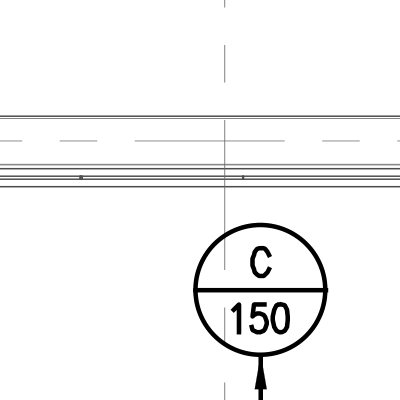
#> input picture implementation/backend/tests/fixtures/v4/cache/air_terminal.png, 400 x 400 px
$ python -i quality.py   (imports and definitions only)   (older library calls are emulated)
#> lines starting #> are read from the running program, lines starting #| are printed output that depends on the picture; after the words box and inside, x2 and y2 are one past the last pixel; in counts of white or black regions, pixels touching at a corner belong together
"""Image-quality CV utilities for stage 2 (SOLUTION-DESIGN §4 row 2).

Three independent measurements: blur (Laplacian variance), skew
(projection-profile sweep), and a sample-region OCR confidence number that
stage 2 sources from the OCRExtractor seam, not from here.
"""

from __future__ import annotations

import cv2
import numpy as np
from PIL.Image import Image


def laplacian_variance(image: Image) -> float:
    """Higher = sharper. Threshold tuning lives in the caller."""
    gray = cv2.cvtColor(np.asarray(image), cv2.COLOR_RGB2GRAY)
    return float(cv2.Laplacian(gray, cv2.CV_64F).var())


def estimate_skew_degrees(image: Image, search_range: int = 5) -> float:
    """Angle (degrees) that maximizes horizontal-projection variance.

    Engineering drawings are dominated by axis-aligned line work; when they
    are skewed, projecting along rows produces lower variance than at the
    correcting angle. Sweep ±search_range and pick the best.

    Image is downsampled to 1000 px on the long edge before the sweep —
    a full-res sweep on an 8000×8000 raster is wasteful for an angle estimate.
    """
    gray = cv2.cvtColor(np.asarray(image), cv2.COLOR_RGB2GRAY)
    gray = _downsample_for_sweep(gray, max_long_edge=1000)

    # Threshold to binary; text + line-work become foreground.
    _, binary = cv2.threshold(
        gray, 0, 255, cv2.THRESH_BINARY_INV | cv2.THRESH_OTSU
    )

    best_angle = 0.0
    best_variance = -1.0
    for angle in np.arange(-search_range, search_range + 0.5, 0.5):
        rotated = _rotate(binary, float(angle))
        projection = rotated.sum(axis=1, dtype=np.float64)
        variance = float(projection.var())
        if variance > best_variance:
            best_variance = variance
            best_angle = float(angle)

    return best_angle


# ── Helpers ──────────────────────────────────────────────────────────────────


def _downsample_for_sweep(gray: np.ndarray, max_long_edge: int) -> np.ndarray:
    h, w = gray.shape[:2]
    long_edge = max(h, w)
    if long_edge <= max_long_edge:
        return gray
    scale = max_long_edge / long_edge
    return cv2.resize(gray, (int(w * scale), int(h * scale)))


def _rotate(image: np.ndarray, angle: float) -> np.ndarray:
    h, w = image.shape[:2]
    center = (w / 2, h / 2)
    matrix = cv2.getRotationMatrix2D(center, angle, scale=1.0)
    return cv2.warpAffine(
        image,
        matrix,
        (w, h),
        flags=cv2.INTER_LINEAR,
        borderMode=cv2.BORDER_CONSTANT,
        borderValue=0,
    )

>>> import cv2
>>> picture = cv2.cvtColor(cv2.imread('../../tests/fixtures/v4/cache/air_terminal.png'), cv2.COLOR_BGR2RGB)
#> picture is the input picture: shape (400, 400, 3); min 0, max 255, mean 244.5
>>> result = estimate_skew_degrees(picture)
#> in estimate_skew_degrees, `_, binary = cv2.threshold( gray, 0, 255, cv2.THRESH_BINARY_INV | cv2.T..`:
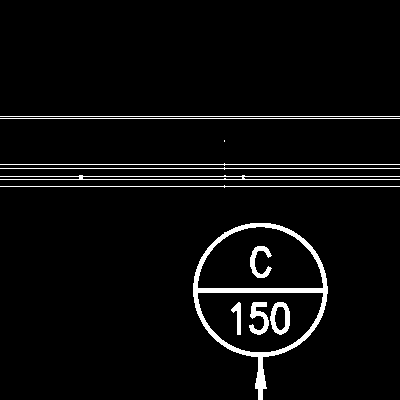
#> binary: shape (400, 400); 4.2% white; 12 white regions (1 under 20 px), largest, box (x1, y1, x2, y2) and area: (193, 223, 328, 400) 2834, (0, 175, 400, 180) 824, (0, 163, 400, 166) 402
#> the loop in estimate_skew_degrees, `for angle in np.arange(-search_range, search_range + 0.5, 0.5):` made 21 passes
#> (variance, best_variance) on passes 1 to 11: (19481678, 19481678), (21195826.1, 21195826.1), (23152561.2, 23152561.2), (25338766.4, 25338766.4), (27836226.1, 27836226.1), (30714089.2, 30714089.2), (34115855.3, 34115855.3), (38194995.9, 38194995.9), (46306408.4, 46306408.4), (64013323.4, 64013323.4), (192241204, 192241204)
#> variance on passes 12 to 17: 64058237.5, 46275108.7, 38113380.3, 33997092.1, 30531044.8, 27624849.5
#> pass 1, in estimate_skew_degrees, `rotated = _rotate(binary, float(angle))`:
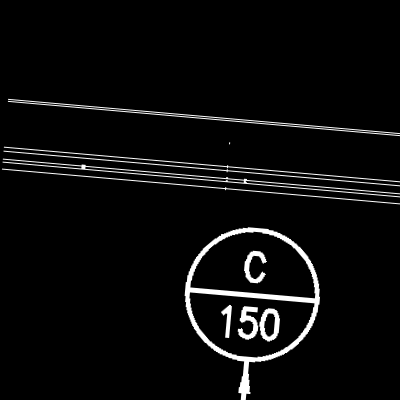
#> rotated: shape (400, 400); min 0, max 255, mean 10.8
#> pass 2, in estimate_skew_degrees, `rotated = _rotate(binary, float(angle))`:
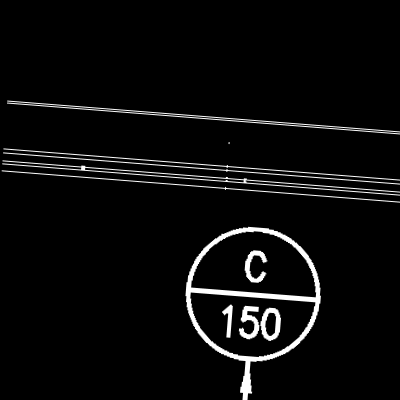
#> rotated: shape (400, 400); min 0, max 255, mean 10.8
#> pass 3, in estimate_skew_degrees, `rotated = _rotate(binary, float(angle))`:
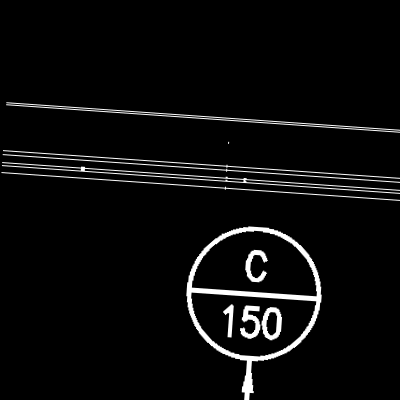
#> rotated: shape (400, 400); min 0, max 255, mean 10.8
#> after the loop in estimate_skew_degrees, `for angle in np.arange(-search_range, search_range + 0.5, 0.5):`: best_angle = 0; best_variance = 192241204
#> result = 0

$ run again, on implementation/backend/tests/fixtures/v4/cache/connector_transition.png
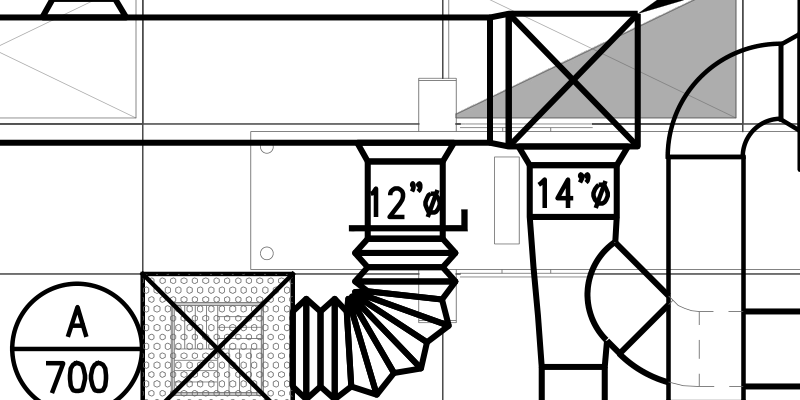
#> input picture implementation/backend/tests/fixtures/v4/cache/connector_transition.png, 800 x 400 px
#> picture is the input picture: shape (400, 800, 3); min 0, max 255, mean 211
#> in estimate_skew_degrees, `_, binary = cv2.threshold( gray, 0, 255, cv2.THRESH_BINARY_INV | cv2.T..`:
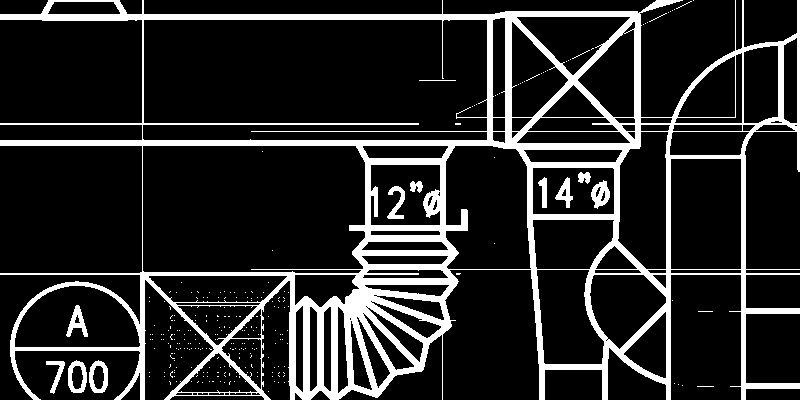
#> binary: shape (400, 800); 15.8% white; 259 white regions (247 under 20 px), largest, box (x1, y1, x2, y2) and area: (0, 0, 800, 400) 47612, (591, 180, 610, 209) 324, (68, 360, 87, 393) 324
#> the loop in estimate_skew_degrees, `for angle in np.arange(-search_range, search_range + 0.5, 0.5):` made 21 passes
#> (variance, best_variance) on passes 1 to 8: (160985415.1, 160985415.1), (170158020.3, 170158020.3), (180427215.7, 180427215.7), (195477483.9, 195477483.9), (213992627.7, 213992627.7), (225782167.1, 225782167.1), (267490921.4, 267490921.4), (333309198.8, 333309198.8)
#> pass 3, in estimate_skew_degrees, `rotated = _rotate(binary, float(angle))`:
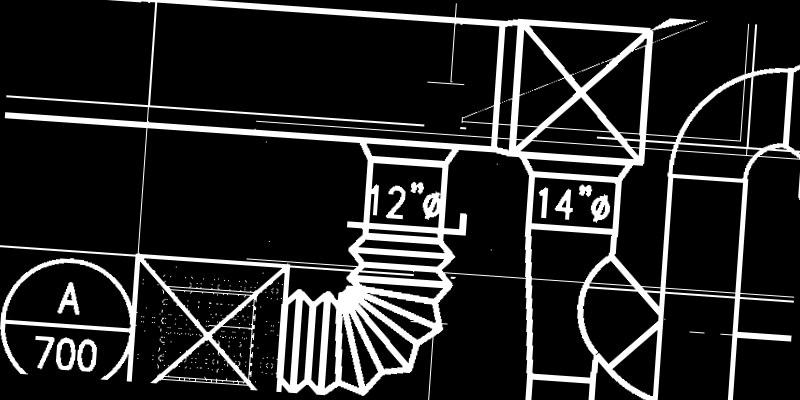
#> rotated: shape (400, 800); min 0, max 255, mean 38.2
#> after the loop in estimate_skew_degrees, `for angle in np.arange(-search_range, search_range + 0.5, 0.5):`: best_angle = 0; best_variance = 895726202.6
#> result = 0

$ run again, on implementation/backend/tests/fixtures/v4/cache/dashed_crossing.png
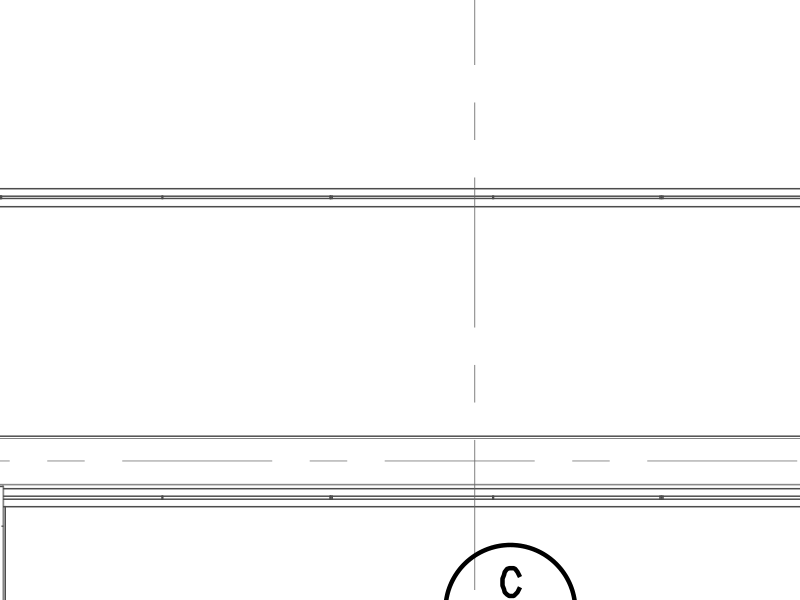
#> input picture implementation/backend/tests/fixtures/v4/cache/dashed_crossing.png, 800 x 600 px
#> picture is the input picture: shape (600, 800, 3); min 0, max 255, mean 249.5
#> in estimate_skew_degrees, `_, binary = cv2.threshold( gray, 0, 255, cv2.THRESH_BINARY_INV | cv2.T..`:
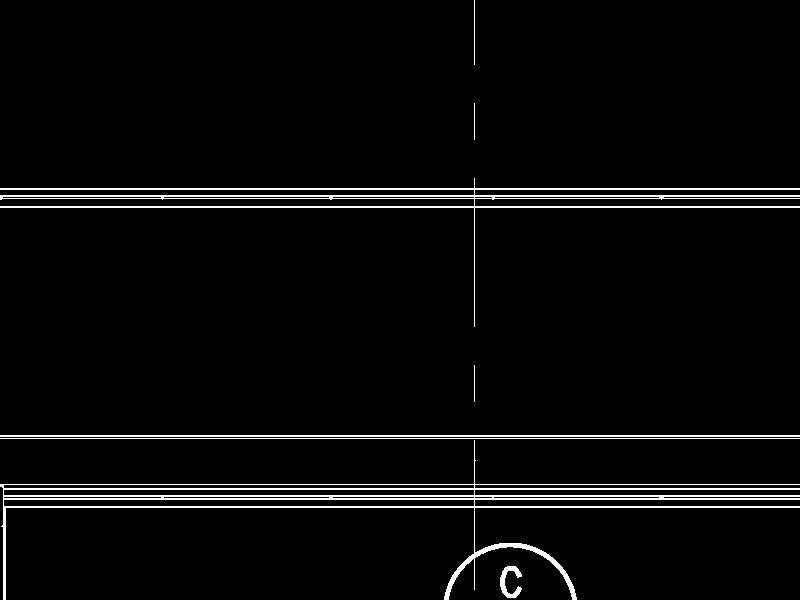
#> binary: shape (600, 800); 3.6% white in thin lines or dots
#> the loop in estimate_skew_degrees, `for angle in np.arange(-search_range, search_range + 0.5, 0.5):` made 21 passes
#> (variance, best_variance) on passes 1 to 8: (85091694, 85091694), (93550183.5, 93550183.5), (105141442.6, 105141442.6), (120705806.8, 120705806.8), (142057675.1, 142057675.1), (169360206.1, 169360206.1), (204052263.4, 204052263.4), (246329580.4, 246329580.4)
#> pass 3, in estimate_skew_degrees, `rotated = _rotate(binary, float(angle))`:
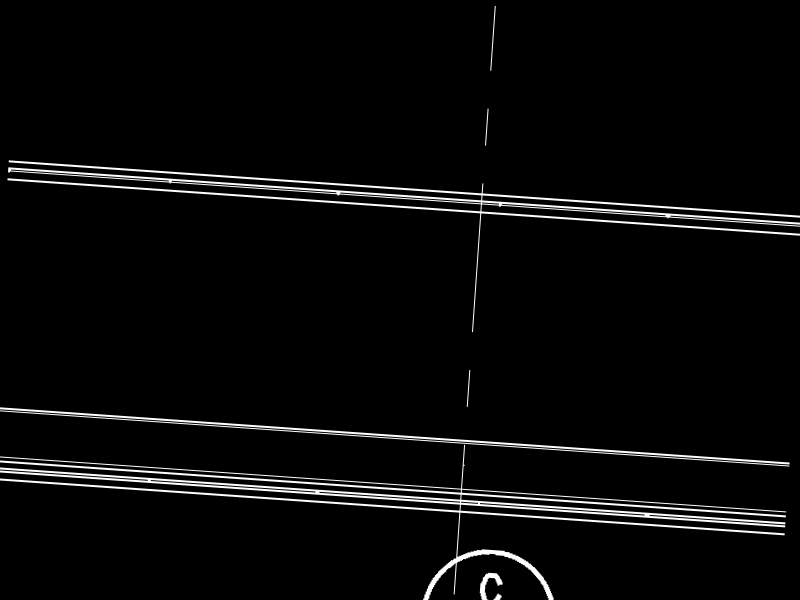
#> rotated: shape (600, 800); min 0, max 255, mean 8.8
#> after the loop in estimate_skew_degrees, `for angle in np.arange(-search_range, search_range + 0.5, 0.5):`: best_angle = 0; best_variance = 1.26e+09
#> result = 0

$ run again, on implementation/backend/tests/fixtures/v4/cache/rect_duct.png
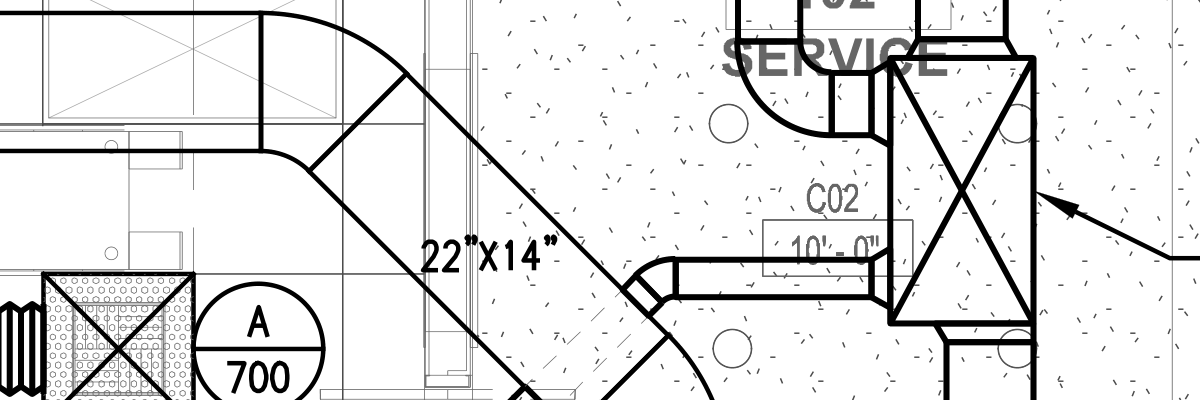
#> input picture implementation/backend/tests/fixtures/v4/cache/rect_duct.png, 1200 x 400 px
#> picture is the input picture: shape (400, 1200, 3); min 0, max 255, mean 228.4
#> in estimate_skew_degrees, `_, binary = cv2.threshold( gray, 0, 255, cv2.THRESH_BINARY_INV | cv2.T..`:
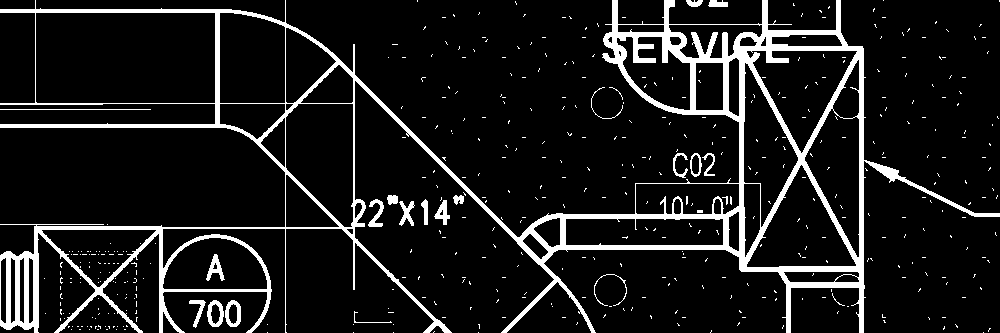
#> binary: shape (333, 1000); 10.4% white; 474 white regions (451 under 20 px), largest, box (x1, y1, x2, y2) and area: (0, 0, 1000, 333) 30410, (207, 300, 224, 327) 235, (225, 300, 241, 327) 229
#> the loop in estimate_skew_degrees, `for angle in np.arange(-search_range, search_range + 0.5, 0.5):` made 21 passes
#> (variance, best_variance) on passes 1, 2, 3, 7, 8, 9, 10, 11: (179591549.5, 179591549.5), (182331406.5, 182331406.5), (183911785.9, 183911785.9), (206152585.5, 206152585.5), (230789746.5, 230789746.5), (251386481.5, 251386481.5), (255568530.2, 255568530.2), (272111905.8, 272111905.8)
#> pass 3, in estimate_skew_degrees, `rotated = _rotate(binary, float(angle))`:
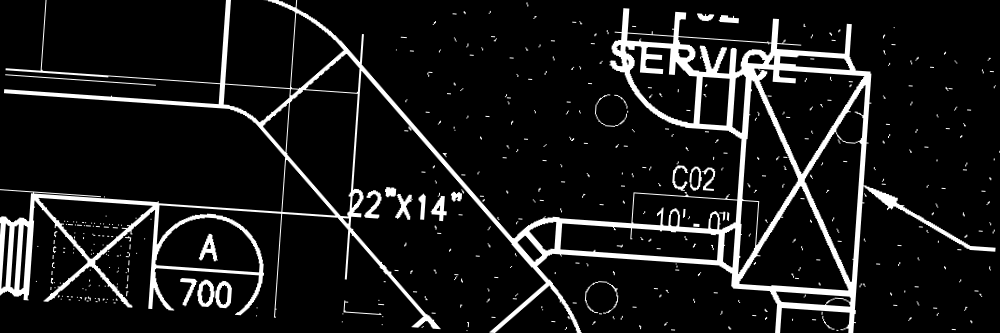
#> rotated: shape (333, 1000); min 0, max 255, mean 25.3
#> after the loop in estimate_skew_degrees, `for angle in np.arange(-search_range, search_range + 0.5, 0.5):`: best_angle = 0; best_variance = 272111905.8
#> result = 0
